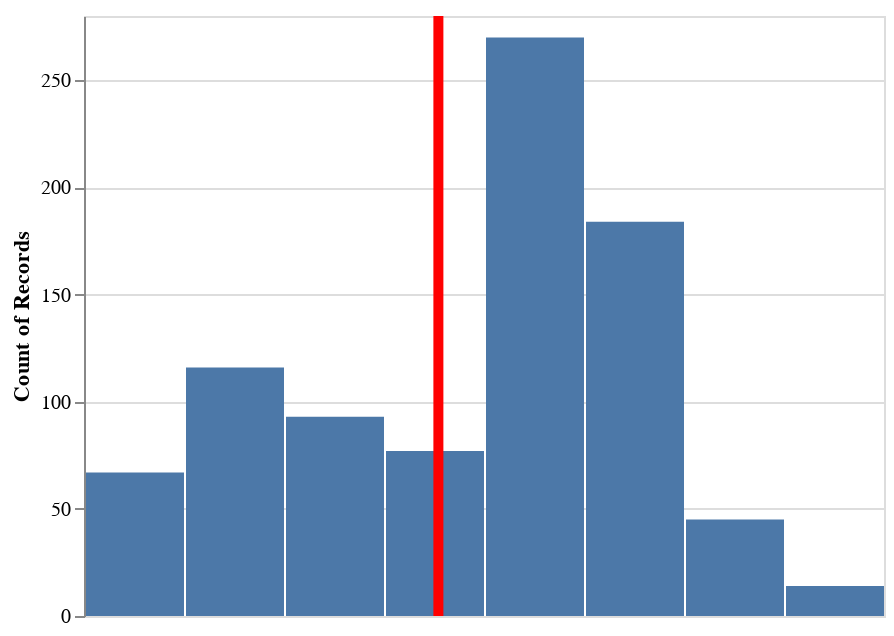

Source (notebook cell):
### Code cell
import altair as alt

bar = alt.Chart(files_per_company).mark_bar().encode(
    alt.X('num_files:Q', bin=True, axis=None),
    alt.Y('count()')
)

rule = alt.Chart(files_per_company).mark_rule(color='red').encode(
    x='mean(num_files):Q',
    size=alt.value(5)
)

bar + rule

### Figure 1 — Vega-Lite specification as saved in the notebook (floating-point values rounded to 4 significant figures; data arrays with more than 128 entries replaced by an {"elided": "..."} marker saying what was removed)
{"$schema": "https://vega.github.io/schema/vega-lite/v2.6.0.json", "config": {"view": {"height": 300, "width": 400}}, "datasets": {"data-02e3089812a1ac0b2959d82caed1caca": {"elided": "866 records"}}, "layer": [{"data": {"name": "data-02e3089812a1ac0b2959d82caed1caca"}, "encoding": {"x": {"axis": null, "bin": true, "field": "num_files", "type": "quantitative"}, "y": {"aggregate": "count", "type": "quantitative"}}, "mark": "bar"}, {"data": {"name": "data-02e3089812a1ac0b2959d82caed1caca"}, "encoding": {"size": {"value": 5}, "x": {"aggregate": "mean", "field": "num_files", "type": "quantitative"}}, "mark": {"color": "red", "type": "rule"}}]}
